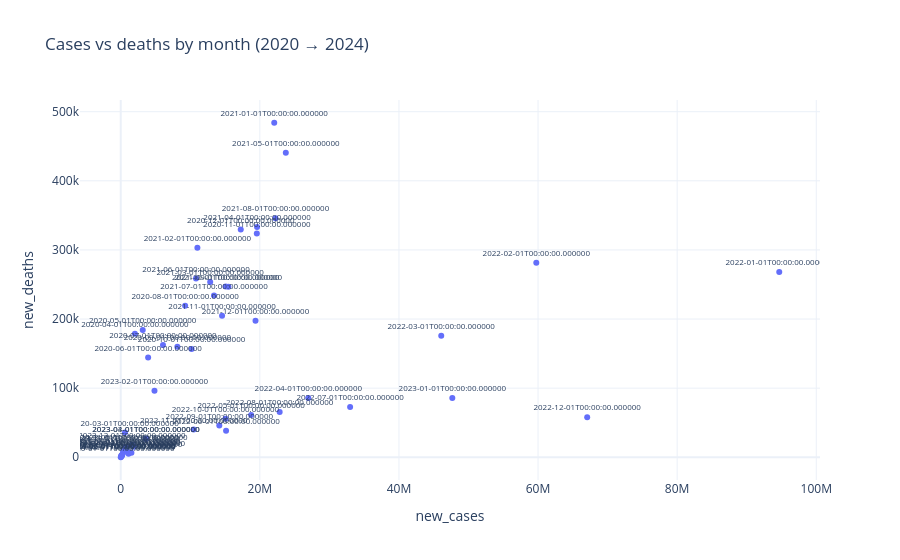

The code cell stored with this chart in its notebook:
### Code cell
fig = px.scatter(monthly, x="new_cases", y="new_deaths",
                 text="month", title="Cases vs deaths by month (2020 → 2024)")
fig.update_traces(textposition="top center", textfont_size=8)
fig
